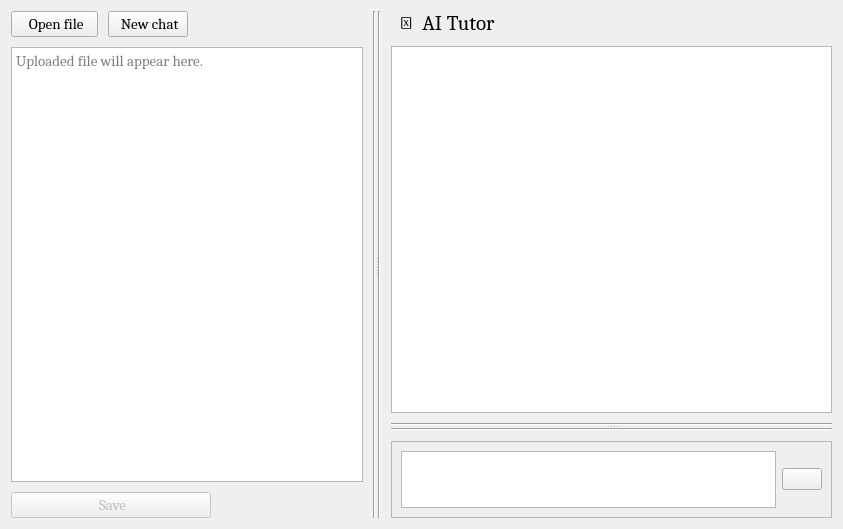
<?xml version="1.0" encoding="UTF-8"?>
<ui version="4.0">
 <class>ChatWidget</class>
 <widget class="QWidget" name="ChatWidget">
  <property name="geometry">
   <rect>
    <x>0</x>
    <y>0</y>
    <width>843</width>
    <height>529</height>
   </rect>
  </property>
  <property name="windowTitle">
   <string>Chat Window</string>
  </property>
  <layout class="QVBoxLayout" name="verticalLayout_4">
   <item>
    <widget class="QSplitter" name="splitter_2">
     <property name="orientation">
      <enum>Qt::Orientation::Horizontal</enum>
     </property>
     <property name="handleWidth">
      <number>2</number>
     </property>
     <widget class="QWidget" name="widget" native="true">
      <layout class="QHBoxLayout" name="horizontalLayout_3">
       <property name="spacing">
        <number>10</number>
       </property>
       <item>
        <layout class="QVBoxLayout" name="verticalLayout">
         <item>
          <layout class="QHBoxLayout" name="horizontalLayout_2" stretch="1,0,2">
           <property name="topMargin">
            <number>0</number>
           </property>
           <item>
            <widget class="QPushButton" name="upload_btn">
             <property name="font">
              <font>
               <family>Cambria</family>
               <pointsize>11</pointsize>
              </font>
             </property>
             <property name="text">
              <string> Open file</string>
             </property>
             <property name="icon">
              <iconset>
               <normaloff>../icons/document.png</normaloff>../icons/document.png</iconset>
             </property>
             <property name="iconSize">
              <size>
               <width>16</width>
               <height>16</height>
              </size>
             </property>
            </widget>
           </item>
           <item>
            <widget class="QPushButton" name="newchat_btn">
             <property name="font">
              <font>
               <family>Cambria</family>
               <pointsize>11</pointsize>
              </font>
             </property>
             <property name="text">
              <string> New chat</string>
             </property>
             <property name="icon">
              <iconset>
               <normaloff>../icons/refresh.png</normaloff>../icons/refresh.png</iconset>
             </property>
            </widget>
           </item>
           <item>
            <spacer name="horizontalSpacer">
             <property name="orientation">
              <enum>Qt::Orientation::Horizontal</enum>
             </property>
             <property name="sizeHint" stdset="0">
              <size>
               <width>40</width>
               <height>20</height>
              </size>
             </property>
            </spacer>
           </item>
          </layout>
         </item>
         <item>
          <widget class="QTextEdit" name="file_display">
           <property name="font">
            <font>
             <family>Cambria</family>
             <pointsize>11</pointsize>
            </font>
           </property>
           <property name="readOnly">
            <bool>true</bool>
           </property>
           <property name="placeholderText">
            <string>Uploaded file will appear here.</string>
           </property>
          </widget>
         </item>
         <item>
          <layout class="QHBoxLayout" name="horizontalLayout_5" stretch="1,0">
           <item>
            <widget class="QPushButton" name="save_btn">
             <property name="enabled">
              <bool>false</bool>
             </property>
             <property name="maximumSize">
              <size>
               <width>200</width>
               <height>16777215</height>
              </size>
             </property>
             <property name="font">
              <font>
               <family>Cambria</family>
               <pointsize>11</pointsize>
              </font>
             </property>
             <property name="text">
              <string> Save</string>
             </property>
             <property name="icon">
              <iconset>
               <normaloff>../icons/save.png</normaloff>../icons/save.png</iconset>
             </property>
            </widget>
           </item>
           <item>
            <spacer name="horizontalSpacer_2">
             <property name="orientation">
              <enum>Qt::Orientation::Horizontal</enum>
             </property>
             <property name="sizeHint" stdset="0">
              <size>
               <width>40</width>
               <height>20</height>
              </size>
             </property>
            </spacer>
           </item>
          </layout>
         </item>
        </layout>
       </item>
       <item>
        <widget class="Line" name="line_2">
         <property name="orientation">
          <enum>Qt::Orientation::Vertical</enum>
         </property>
        </widget>
       </item>
      </layout>
     </widget>
     <widget class="QWidget" name="widget_3" native="true">
      <layout class="QHBoxLayout" name="horizontalLayout_4">
       <property name="spacing">
        <number>10</number>
       </property>
       <item>
        <widget class="Line" name="line_4">
         <property name="orientation">
          <enum>Qt::Orientation::Vertical</enum>
         </property>
        </widget>
       </item>
       <item>
        <layout class="QVBoxLayout" name="verticalLayout_3">
         <item>
          <widget class="QSplitter" name="splitter">
           <property name="orientation">
            <enum>Qt::Orientation::Vertical</enum>
           </property>
           <property name="handleWidth">
            <number>2</number>
           </property>
           <widget class="QWidget" name="widget_2" native="true">
            <property name="minimumSize">
             <size>
              <width>0</width>
              <height>0</height>
             </size>
            </property>
            <property name="maximumSize">
             <size>
              <width>16777215</width>
              <height>1677215</height>
             </size>
            </property>
            <property name="sizeIncrement">
             <size>
              <width>0</width>
              <height>0</height>
             </size>
            </property>
            <property name="font">
             <font>
              <family>Cambria</family>
              <pointsize>10</pointsize>
             </font>
            </property>
            <layout class="QVBoxLayout" name="verticalLayout_2">
             <property name="spacing">
              <number>10</number>
             </property>
             <property name="leftMargin">
              <number>0</number>
             </property>
             <item>
              <widget class="QLabel" name="label">
               <property name="font">
                <font>
                 <family>Cambria</family>
                 <pointsize>16</pointsize>
                </font>
               </property>
               <property name="text">
                <string>  🧠  AI Tutor</string>
               </property>
               <property name="textFormat">
                <enum>Qt::TextFormat::PlainText</enum>
               </property>
              </widget>
             </item>
             <item>
              <widget class="QTextEdit" name="ai_display">
               <property name="font">
                <font>
                 <family>Cambria</family>
                 <pointsize>11</pointsize>
                </font>
               </property>
               <property name="mouseTracking">
                <bool>false</bool>
               </property>
               <property name="styleSheet">
                <string notr="true">p, li { line-height: 140%; }
            code { 
                font-family: 'Consolas', 'Courier New', monospace; 
                background-color: #2b2b2b; 
                color: #f8f8f2; 
                padding: 2px 4px;
                border-radius: 3px;
            }</string>
               </property>
               <property name="readOnly">
                <bool>true</bool>
               </property>
              </widget>
             </item>
             <item>
              <widget class="Line" name="line_3">
               <property name="orientation">
                <enum>Qt::Orientation::Horizontal</enum>
               </property>
              </widget>
             </item>
            </layout>
           </widget>
           <widget class="QWidget" name="widget_1" native="true">
            <property name="maximumSize">
             <size>
              <width>16777215</width>
              <height>90</height>
             </size>
            </property>
            <layout class="QVBoxLayout" name="verticalLayout_5" stretch="0,0">
             <property name="spacing">
              <number>10</number>
             </property>
             <property name="leftMargin">
              <number>0</number>
             </property>
             <item>
              <widget class="Line" name="line">
               <property name="orientation">
                <enum>Qt::Orientation::Horizontal</enum>
               </property>
              </widget>
             </item>
             <item>
              <widget class="QFrame" name="frame_1">
               <property name="frameShape">
                <enum>QFrame::Shape::StyledPanel</enum>
               </property>
               <property name="frameShadow">
                <enum>QFrame::Shadow::Raised</enum>
               </property>
               <layout class="QHBoxLayout" name="horizontalLayout">
                <item>
                 <widget class="QPlainTextEdit" name="input_text">
                  <property name="font">
                   <font>
                    <family>Cambria</family>
                    <pointsize>11</pointsize>
                   </font>
                  </property>
                  <property name="plainText">
                   <string/>
                  </property>
                  <property name="backgroundVisible">
                   <bool>false</bool>
                  </property>
                  <property name="placeholderText">
                   <string>Ask something here...</string>
                  </property>
                 </widget>
                </item>
                <item>
                 <widget class="QPushButton" name="send_btn">
                  <property name="text">
                   <string/>
                  </property>
                  <property name="icon">
                   <iconset>
                    <normaloff>../icons/send_btn.png</normaloff>../icons/send_btn.png</iconset>
                  </property>
                  <property name="iconSize">
                   <size>
                    <width>18</width>
                    <height>18</height>
                   </size>
                  </property>
                 </widget>
                </item>
               </layout>
              </widget>
             </item>
            </layout>
           </widget>
          </widget>
         </item>
        </layout>
       </item>
      </layout>
     </widget>
    </widget>
   </item>
  </layout>
 </widget>
 <resources/>
 <connections/>
</ui>
